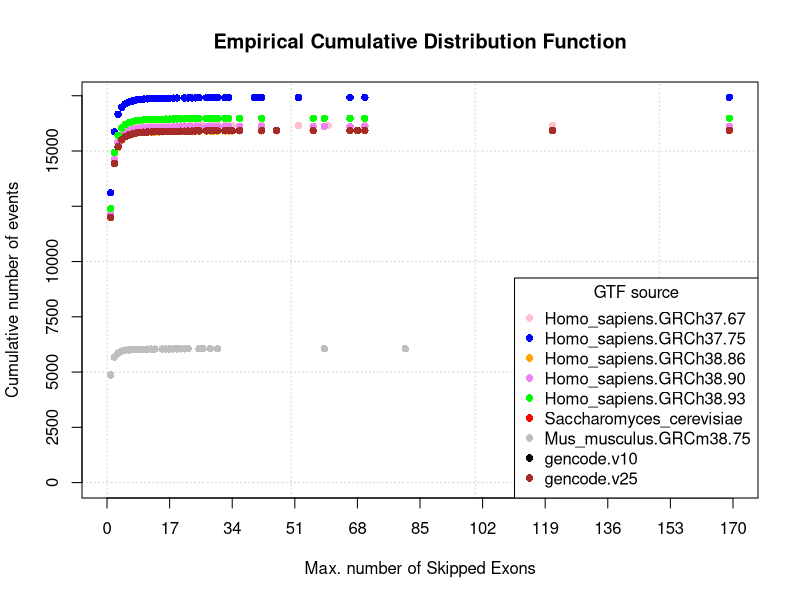

Here is the R script that generated this plot:
png("C:/Users/GoBi/Blatt01/ExonSkippingJAR/src/plots_v2/R/skipped_exons.jpg", width = 1200, height = 548)
plot(1, 1, type = "n", xlim=c(0,170),xaxp=c(0,170, 10),ylim=c(0,17424),yaxp=c(0,17500,7),ann=F,panel.first=grid())
title(main="Empirical Cumulative Distribution Function",xlab="Max. number of Skipped Exons",ylab="Cumulative number of events")
points(1,12091, col = "pink", pch=16   )
points(2,14683, col = "pink", pch=16   )
points(3,15432, col = "pink", pch=16   )
points(4,15725, col = "pink", pch=16   )
points(5,15875, col = "pink", pch=16   )
points(6,15957, col = "pink", pch=16   )
points(7,16005, col = "pink", pch=16   )
points(8,16053, col = "pink", pch=16   )
points(9,16069, col = "pink", pch=16   )
points(10,16083, col = "pink", pch=16   )
points(11,16090, col = "pink", pch=16   )
points(12,16100, col = "pink", pch=16   )
points(13,16107, col = "pink", pch=16   )
points(14,16111, col = "pink", pch=16   )
points(15,16115, col = "pink", pch=16   )
points(16,16118, col = "pink", pch=16   )
points(17,16120, col = "pink", pch=16   )
points(18,16125, col = "pink", pch=16   )
points(19,16131, col = "pink", pch=16   )
points(20,16132, col = "pink", pch=16   )
points(21,16133, col = "pink", pch=16   )
points(22,16134, col = "pink", pch=16   )
points(23,16136, col = "pink", pch=16   )
points(24,16141, col = "pink", pch=16   )
points(25,16143, col = "pink", pch=16   )
points(26,16144, col = "pink", pch=16   )
points(28,16145, col = "pink", pch=16   )
points(29,16146, col = "pink", pch=16   )
points(30,16147, col = "pink", pch=16   )
points(32,16148, col = "pink", pch=16   )
points(33,16149, col = "pink", pch=16   )
points(34,16150, col = "pink", pch=16   )
points(42,16152, col = "pink", pch=16   )
points(52,16154, col = "pink", pch=16   )
points(60,16155, col = "pink", pch=16   )
points(70,16156, col = "pink", pch=16   )
points(121,16157, col = "pink", pch=16   )
points(1,13110, col = "blue", pch=16   )
points(2,15867, col = "blue", pch=16   )
points(3,16665, col = "blue", pch=16   )
points(4,16981, col = "blue", pch=16   )
points(5,17132, col = "blue", pch=16   )
points(6,17220, col = "blue", pch=16   )
points(7,17266, col = "blue", pch=16   )
points(8,17317, col = "blue", pch=16   )
points(9,17334, col = "blue", pch=16   )
points(10,17350, col = "blue", pch=16   )
points(11,17357, col = "blue", pch=16   )
points(12,17364, col = "blue", pch=16   )
points(13,17370, col = "blue", pch=16   )
points(14,17374, col = "blue", pch=16   )
points(15,17378, col = "blue", pch=16   )
points(16,17384, col = "blue", pch=16   )
points(17,17386, col = "blue", pch=16   )
points(18,17391, col = "blue", pch=16   )
points(19,17398, col = "blue", pch=16   )
points(21,17399, col = "blue", pch=16   )
points(22,17400, col = "blue", pch=16   )
points(23,17402, col = "blue", pch=16   )
points(24,17407, col = "blue", pch=16   )
points(25,17410, col = "blue", pch=16   )
points(27,17411, col = "blue", pch=16   )
points(28,17412, col = "blue", pch=16   )
points(29,17413, col = "blue", pch=16   )
points(30,17414, col = "blue", pch=16   )
points(32,17415, col = "blue", pch=16   )
points(33,17416, col = "blue", pch=16   )
points(40,17417, col = "blue", pch=16   )
points(41,17418, col = "blue", pch=16   )
points(42,17419, col = "blue", pch=16   )
points(52,17421, col = "blue", pch=16   )
points(66,17422, col = "blue", pch=16   )
points(70,17423, col = "blue", pch=16   )
points(169,17424, col = "blue", pch=16   )
points(1,11987, col = "orange", pch=16   )
points(2,14424, col = "orange", pch=16   )
points(3,15178, col = "orange", pch=16   )
points(4,15493, col = "orange", pch=16   )
points(5,15639, col = "orange", pch=16   )
points(6,15719, col = "orange", pch=16   )
points(7,15764, col = "orange", pch=16   )
points(8,15810, col = "orange", pch=16   )
points(9,15825, col = "orange", pch=16   )
points(10,15841, col = "orange", pch=16   )
points(11,15847, col = "orange", pch=16   )
points(12,15856, col = "orange", pch=16   )
points(13,15859, col = "orange", pch=16   )
points(14,15863, col = "orange", pch=16   )
points(15,15867, col = "orange", pch=16   )
points(16,15872, col = "orange", pch=16   )
points(17,15874, col = "orange", pch=16   )
points(18,15878, col = "orange", pch=16   )
points(19,15884, col = "orange", pch=16   )
points(20,15885, col = "orange", pch=16   )
points(21,15886, col = "orange", pch=16   )
points(22,15889, col = "orange", pch=16   )
points(23,15891, col = "orange", pch=16   )
points(24,15897, col = "orange", pch=16   )
points(25,15900, col = "orange", pch=16   )
points(27,15901, col = "orange", pch=16   )
points(28,15903, col = "orange", pch=16   )
points(29,15904, col = "orange", pch=16   )
points(30,15906, col = "orange", pch=16   )
points(32,15907, col = "orange", pch=16   )
points(33,15908, col = "orange", pch=16   )
points(34,15909, col = "orange", pch=16   )
points(36,15911, col = "orange", pch=16   )
points(42,15912, col = "orange", pch=16   )
points(46,15913, col = "orange", pch=16   )
points(56,15914, col = "orange", pch=16   )
points(66,15915, col = "orange", pch=16   )
points(68,15916, col = "orange", pch=16   )
points(70,15918, col = "orange", pch=16   )
points(121,15919, col = "orange", pch=16   )
points(169,15920, col = "orange", pch=16   )
points(1,12137, col = "violet", pch=16   )
points(2,14601, col = "violet", pch=16   )
points(3,15365, col = "violet", pch=16   )
points(4,15683, col = "violet", pch=16   )
points(5,15831, col = "violet", pch=16   )
points(6,15916, col = "violet", pch=16   )
points(7,15962, col = "violet", pch=16   )
points(8,16009, col = "violet", pch=16   )
points(9,16024, col = "violet", pch=16   )
points(10,16041, col = "violet", pch=16   )
points(11,16047, col = "violet", pch=16   )
points(12,16056, col = "violet", pch=16   )
points(13,16059, col = "violet", pch=16   )
points(14,16063, col = "violet", pch=16   )
points(15,16067, col = "violet", pch=16   )
points(16,16072, col = "violet", pch=16   )
points(17,16074, col = "violet", pch=16   )
points(18,16078, col = "violet", pch=16   )
points(19,16084, col = "violet", pch=16   )
points(20,16085, col = "violet", pch=16   )
points(21,16086, col = "violet", pch=16   )
points(22,16088, col = "violet", pch=16   )
points(23,16090, col = "violet", pch=16   )
points(24,16095, col = "violet", pch=16   )
points(25,16098, col = "violet", pch=16   )
points(27,16099, col = "violet", pch=16   )
points(28,16101, col = "violet", pch=16   )
points(29,16102, col = "violet", pch=16   )
points(30,16104, col = "violet", pch=16   )
points(32,16105, col = "violet", pch=16   )
points(33,16106, col = "violet", pch=16   )
points(36,16108, col = "violet", pch=16   )
points(42,16109, col = "violet", pch=16   )
points(56,16110, col = "violet", pch=16   )
points(59,16111, col = "violet", pch=16   )
points(66,16112, col = "violet", pch=16   )
points(70,16113, col = "violet", pch=16   )
points(169,16114, col = "violet", pch=16   )
points(1,12395, col = "green", pch=16   )
points(2,14923, col = "green", pch=16   )
points(3,15711, col = "green", pch=16   )
points(4,16043, col = "green", pch=16   )
points(5,16194, col = "green", pch=16   )
points(6,16282, col = "green", pch=16   )
points(7,16330, col = "green", pch=16   )
points(8,16377, col = "green", pch=16   )
points(9,16392, col = "green", pch=16   )
points(10,16409, col = "green", pch=16   )
points(11,16415, col = "green", pch=16   )
points(12,16424, col = "green", pch=16   )
points(13,16428, col = "green", pch=16   )
points(14,16432, col = "green", pch=16   )
points(15,16436, col = "green", pch=16   )
points(16,16441, col = "green", pch=16   )
points(17,16443, col = "green", pch=16   )
points(18,16447, col = "green", pch=16   )
points(19,16453, col = "green", pch=16   )
points(20,16454, col = "green", pch=16   )
points(21,16455, col = "green", pch=16   )
points(22,16457, col = "green", pch=16   )
points(23,16459, col = "green", pch=16   )
points(24,16464, col = "green", pch=16   )
points(25,16467, col = "green", pch=16   )
points(27,16468, col = "green", pch=16   )
points(28,16470, col = "green", pch=16   )
points(29,16471, col = "green", pch=16   )
points(30,16473, col = "green", pch=16   )
points(32,16474, col = "green", pch=16   )
points(33,16475, col = "green", pch=16   )
points(36,16477, col = "green", pch=16   )
points(42,16478, col = "green", pch=16   )
points(56,16479, col = "green", pch=16   )
points(59,16480, col = "green", pch=16   )
points(66,16481, col = "green", pch=16   )
points(70,16482, col = "green", pch=16   )
points(169,16483, col = "green", pch=16   )
points(1,4867, col = "grey", pch=16   )
points(2,5677, col = "grey", pch=16   )
points(3,5858, col = "grey", pch=16   )
points(4,5948, col = "grey", pch=16   )
points(5,5991, col = "grey", pch=16   )
points(6,6004, col = "grey", pch=16   )
points(7,6015, col = "grey", pch=16   )
points(8,6027, col = "grey", pch=16   )
points(9,6029, col = "grey", pch=16   )
points(10,6033, col = "grey", pch=16   )
points(11,6037, col = "grey", pch=16   )
points(12,6040, col = "grey", pch=16   )
points(13,6042, col = "grey", pch=16   )
points(15,6043, col = "grey", pch=16   )
points(16,6044, col = "grey", pch=16   )
points(17,6045, col = "grey", pch=16   )
points(18,6046, col = "grey", pch=16   )
points(19,6047, col = "grey", pch=16   )
points(20,6049, col = "grey", pch=16   )
points(21,6050, col = "grey", pch=16   )
points(22,6051, col = "grey", pch=16   )
points(25,6054, col = "grey", pch=16   )
points(26,6055, col = "grey", pch=16   )
points(28,6056, col = "grey", pch=16   )
points(30,6057, col = "grey", pch=16   )
points(59,6058, col = "grey", pch=16   )
points(81,6059, col = "grey", pch=16   )
points(154,6060, col = "grey", pch=16   )
points(1,11994, col = "brown", pch=16   )
points(2,14434, col = "brown", pch=16   )
points(3,15189, col = "brown", pch=16   )
points(4,15504, col = "brown", pch=16   )
points(5,15650, col = "brown", pch=16   )
points(6,15730, col = "brown", pch=16   )
points(7,15775, col = "brown", pch=16   )
points(8,15821, col = "brown", pch=16   )
points(9,15836, col = "brown", pch=16   )
points(10,15852, col = "brown", pch=16   )
points(11,15858, col = "brown", pch=16   )
points(12,15867, col = "brown", pch=16   )
points(13,15870, col = "brown", pch=16   )
points(14,15874, col = "brown", pch=16   )
points(15,15878, col = "brown", pch=16   )
points(16,15883, col = "brown", pch=16   )
points(17,15885, col = "brown", pch=16   )
points(18,15889, col = "brown", pch=16   )
points(19,15895, col = "brown", pch=16   )
points(20,15896, col = "brown", pch=16   )
points(21,15897, col = "brown", pch=16   )
points(22,15900, col = "brown", pch=16   )
points(23,15902, col = "brown", pch=16   )
points(24,15908, col = "brown", pch=16   )
points(25,15911, col = "brown", pch=16   )
points(27,15912, col = "brown", pch=16   )
points(28,15914, col = "brown", pch=16   )
points(29,15915, col = "brown", pch=16   )
points(30,15917, col = "brown", pch=16   )
points(32,15918, col = "brown", pch=16   )
points(33,15919, col = "brown", pch=16   )
points(34,15920, col = "brown", pch=16   )
points(36,15922, col = "brown", pch=16   )
points(42,15923, col = "brown", pch=16   )
points(46,15924, col = "brown", pch=16   )
points(56,15925, col = "brown", pch=16   )
points(66,15926, col = "brown", pch=16   )
points(68,15927, col = "brown", pch=16   )
points(70,15929, col = "brown", pch=16   )
points(121,15930, col = "brown", pch=16   )
points(169,15931, col = "brown", pch=16   )
legend("bottomright",title="GTF source",legend=c("Homo_sapiens.GRCh37.67", "Homo_sapiens.GRCh37.75", "Homo_sapiens.GRCh38.86", "Homo_sapiens.GRCh38.90", "Homo_sapiens.GRCh38.93", "Saccharomyces_cerevisiae", "Mus_musculus.GRCm38.75",  "gencode.v10", "gencode.v25"),pch=c(16,16,16,16,16,16),col=c("pink", "blue","orange","violet","green","red", "grey", "black", "brown"))
dev.off()
